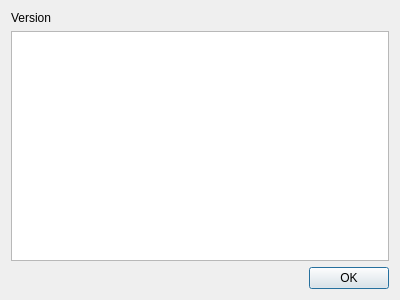
<?xml version="1.0" encoding="UTF-8"?>
<ui version="4.0">
 <class>AboutDialog</class>
 <widget class="QDialog" name="AboutDialog">
  <property name="geometry">
   <rect>
    <x>0</x>
    <y>0</y>
    <width>400</width>
    <height>300</height>
   </rect>
  </property>
  <property name="windowTitle">
   <string>About soot-dem-gui</string>
  </property>
  <layout class="QVBoxLayout" name="verticalLayout">
   <item>
    <widget class="QLabel" name="versionLabel">
     <property name="text">
      <string>Version </string>
     </property>
    </widget>
   </item>
   <item>
    <widget class="QTextBrowser" name="textBrowser">
     <property name="html">
      <string notr="true">&lt;!DOCTYPE HTML PUBLIC &quot;-//W3C//DTD HTML 4.0//EN&quot; &quot;http://www.w3.org/TR/REC-html40/strict.dtd&quot;&gt;
&lt;html&gt;&lt;head&gt;&lt;meta name=&quot;qrichtext&quot; content=&quot;1&quot; /&gt;&lt;meta charset=&quot;utf-8&quot; /&gt;&lt;style type=&quot;text/css&quot;&gt;
p, li { white-space: pre-wrap; }
hr { height: 1px; border-width: 0; }
li.unchecked::marker { content: &quot;\2610&quot;; }
li.checked::marker { content: &quot;\2612&quot;; }
&lt;/style&gt;&lt;/head&gt;&lt;body style=&quot; font-family:'Segoe UI'; font-size:9pt; font-weight:400; font-style:normal;&quot;&gt;
&lt;p style=&quot;-qt-paragraph-type:empty; margin-top:0px; margin-bottom:0px; margin-left:0px; margin-right:0px; -qt-block-indent:0; text-indent:0px;&quot;&gt;&lt;br /&gt;&lt;/p&gt;&lt;/body&gt;&lt;/html&gt;</string>
     </property>
     <property name="overwriteMode">
      <bool>false</bool>
     </property>
     <property name="acceptRichText">
      <bool>false</bool>
     </property>
     <property name="source">
      <url>
       <string>qrc:/html/about.html</string>
      </url>
     </property>
     <property name="searchPaths">
      <stringlist notr="true"/>
     </property>
     <property name="openExternalLinks">
      <bool>true</bool>
     </property>
     <property name="openLinks">
      <bool>true</bool>
     </property>
    </widget>
   </item>
   <item>
    <widget class="QDialogButtonBox" name="buttonBox">
     <property name="orientation">
      <enum>Qt::Orientation::Horizontal</enum>
     </property>
     <property name="standardButtons">
      <set>QDialogButtonBox::StandardButton::Ok</set>
     </property>
    </widget>
   </item>
  </layout>
 </widget>
 <resources>
  <include location="../html/html.qrc"/>
 </resources>
 <connections/>
</ui>
